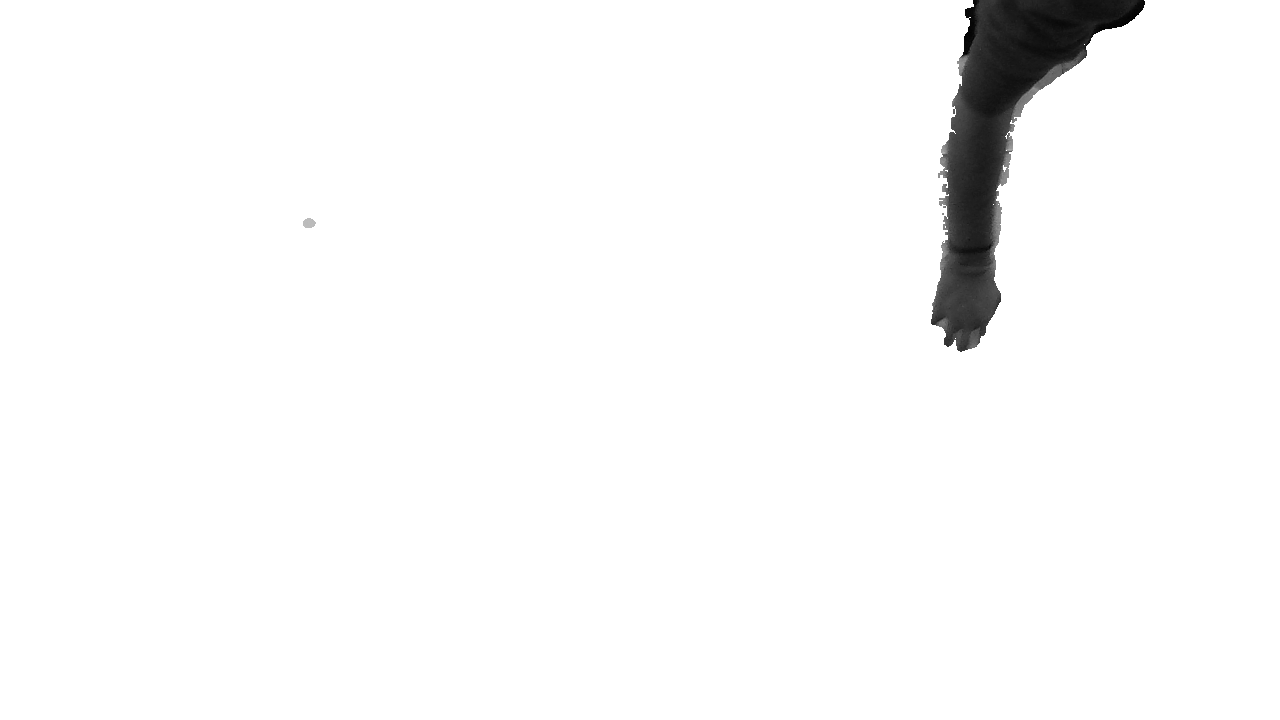
#> input picture TopDownTracking/data/1623508062.png, 1280 x 720 px
$ jupyter execute detector.ipynb   (shell and % lines are left out)
#> lines starting #> are read from the running program, lines starting #| are printed output that depends on the picture; after the words box and inside, x2 and y2 are one past the last pixel; in counts of white or black regions, pixels touching at a corner belong together
[cell 1]
import numpy as np
import cv2 as cv
from matplotlib import pyplot as plt
import mayavi

[cell 2]
def imshow(img):
    plt.figure(figsize = (10,10))
    plt.imshow(img, interpolation='nearest')
    plt.axis('off')
    plt.show()

[cell 3]
imgs = [
    "../data/1622821073.png", #0
    "../data/1622821834.png", #1
    "../data/1623405106.png", #2
    "../data/1623409367.png", #3
    "../data/1623421460.png", #4
    "../data/1623508062.png"  #5
]
activeImg = imgs[5]

greyMat = cv.imread(cv.samples.findFile(activeImg))
#> greyMat is the input picture: shape (720, 1280, 3); min 3, max 255, mean 248.9
if greyMat is None:
    sys.exit("Could not read the image.")
imshow(greyMat)

[cell 4]
blurMat = cv.GaussianBlur(greyMat, (5, 5), 0)
imshow(blurMat)

[cell 5]
prop_threshold = 0.6
prop_threshold_max = 255.0
ret, threshMat = cv.threshold(blurMat, prop_threshold * 255.0, prop_threshold_max, cv.THRESH_BINARY);
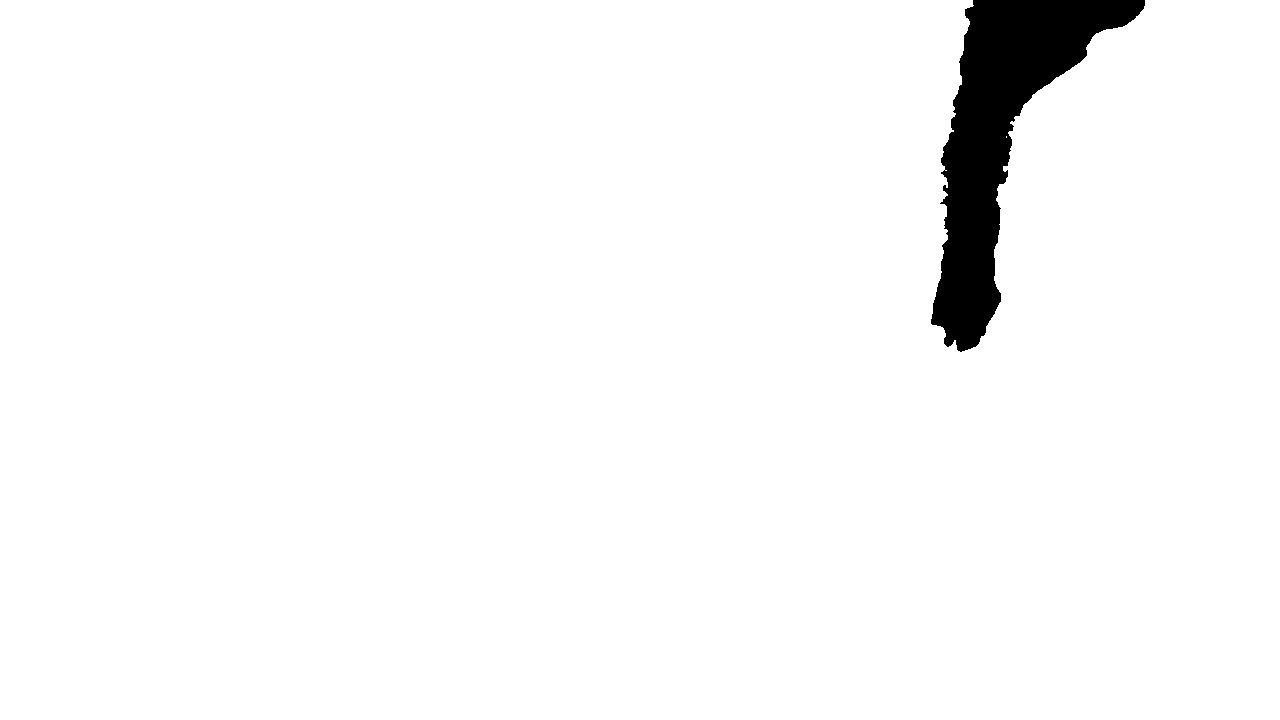
#> threshMat: shape (720, 1280, 3); 97.1% white; 1 black region, box (x1, y1, x2, y2) and area: (931, 0, 1145, 352) 26669
#> ret = 153
imshow(threshMat)

[cell 6]
prop_morph_kernel = 23
morphKernel = cv.getStructuringElement(cv.MORPH_RECT, (prop_morph_kernel, prop_morph_kernel), (-1, -1));
morphMat = cv.morphologyEx(threshMat, cv.MORPH_OPEN, morphKernel);
#> morphMat: shape (720, 1280, 3); 97% white; 1 black region, box (x1, y1, x2, y2) and area: (931, 0, 1145, 352) 27200
morphMat = cv.morphologyEx(morphMat, cv.MORPH_CLOSE, morphKernel);
#> morphMat: shape (720, 1280, 3); 97.1% white; 1 black region, box (x1, y1, x2, y2) and area: (934, 0, 1141, 347) 26960
imshow(morphMat)

[cell 7]
morphMat2 = morphMat.copy()

min_area = 25 * 25
max_area = 300 * 300

# Add white border to isolate contours from border
h, w, _ = morphMat2.shape
cv.rectangle(morphMat2, (0, 0), (w, h), (255,255,255), 100)
#> morphMat2: shape (720, 1280, 3); 97.9% white; 1 black region, box (x1, y1, x2, y2) and area: (934, 51, 1087, 347) 19211

morphMat2 = cv.cvtColor(morphMat2, cv.COLOR_BGR2GRAY)
#> morphMat2: shape (720, 1280); 97.9% white; 1 black region
contours, hierarchy = cv.findContours(morphMat2, cv.RETR_TREE, cv.CHAIN_APPROX_SIMPLE)
#> contours = 2 contours; box (x1, y1, x2, y2) and area: (0, 0, 1280, 720) 919601, (933, 50, 1088, 348) 19598

outMat = greyMat.copy()

for i, c in enumerate(contours):
    area = cv.contourArea(c)
    discarded = True
    if area > min_area and area < max_area:
        cv.drawContours(outMat, [contours[1]], -1, (255,0,0), 3)
        discarded = False
    discardedStr = '(discarded)' if discarded else ''
    print(f'{i}: {area} {discardedStr}')
#> this loop made 2 passes
#> (area, discarded, discardedStr) on pass 2: (19598.5, False, '')
#> (printed output is left out)
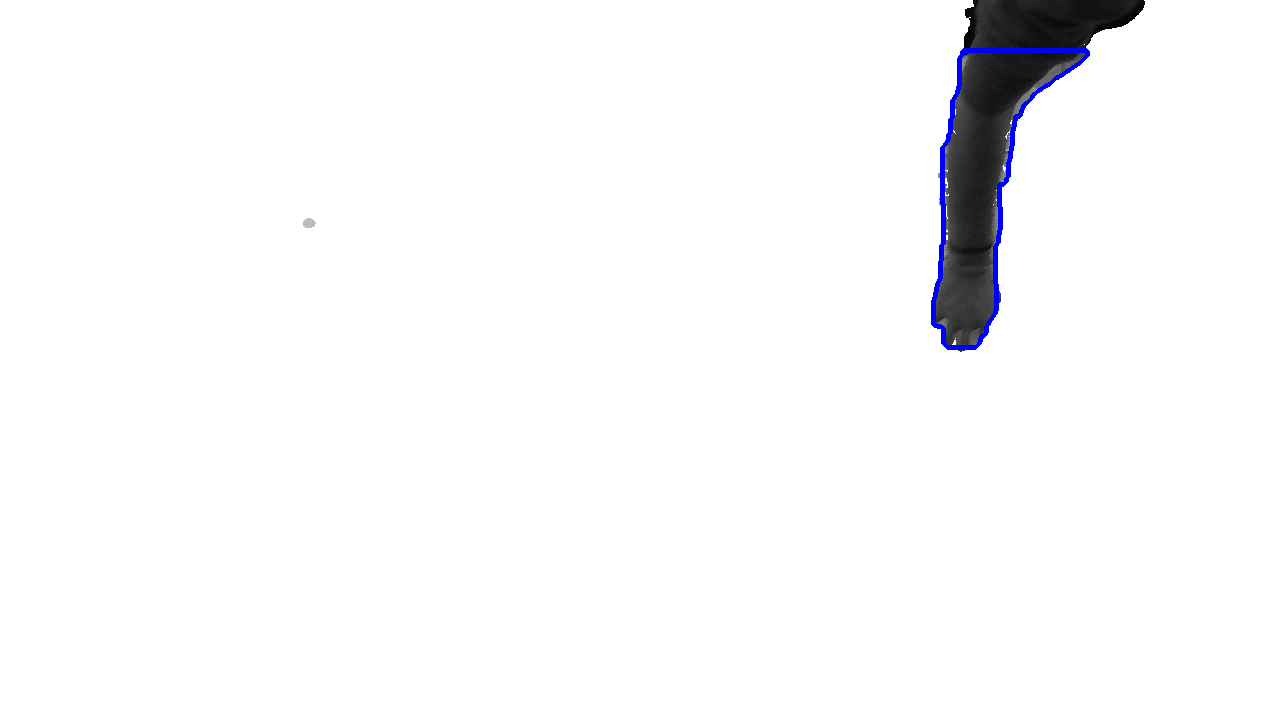
#> outMat: shape (720, 1280, 3); 0.42% of pixels changed, all inside (x1, y1, x2, y2) = (931, 48, 1090, 350)
imshow(outMat)

[cell 8]
cnt = contours[1]
#> cnt = contour of 155 points, box (x1, y1, x2, y2) (933, 50, 1088, 348), area 19598
outMat2 = outMat.copy()

rect = cv.minAreaRect(cnt)
#> rect = ((977.3, 184.5), (326.4, 119.6), -70.37)
box = cv.boxPoints(rect) # cv2.boxPoints(rect) for OpenCV 3.x
#> box = [[978.8, 358.3], [866.2, 318.2], [975.9, 10.72], [1088.5, 50.88]]
box = np.int0(box)
#> box = [[978, 358], [866, 318], [975, 10], [1088, 50]]
cv.drawContours(outMat2,[box],0,(0,0,255),2)
#> outMat2: shape (720, 1280, 3); 0.26% of pixels changed, all inside (x1, y1, x2, y2) = (865, 9, 1090, 360)
imshow(outMat2)

[cell 9]
box2 = box
#> box2 = [[978, 358], [866, 318], [975, 10], [1088, 50]]
outMat3 = outMat2.copy()

sls = [ # sideLengths
    [0, np.linalg.norm(box2[0] - box2[1]), box2[0], box2[1], box2[2], box2[3]],
    [1, np.linalg.norm(box2[1] - box2[2]), box2[1], box2[2], box2[3], box2[0]],
    [2, np.linalg.norm(box2[2] - box2[3]), box2[2], box2[3], box2[0], box2[1]],
    [3, np.linalg.norm(box2[3] - box2[0]), box2[3], box2[0], box2[1], box2[2]],
]
#> sls = [[0, 118.9, [978, 358], [866, 318], [975, 10], [1088, 50]], [1, 326.7, [866, 318], [975, 10], [1088, 50], [978, 358]], [2, 119.9, [975, 10], [1088, 50], [978, 358], [866, 318]], [3, 327.1, [1088, 50], [978, 358], [866, 318], [975, 10]]]
sls = sorted(sls, key=lambda p: p[1])
#> sls = [[0, 118.9, [978, 358], [866, 318], [975, 10], [1088, 50]], [2, 119.9, [975, 10], [1088, 50], [978, 358], [866, 318]], [1, 326.7, [866, 318], [975, 10], [1088, 50], [978, 358]], [3, 327.1, [1088, 50], [978, 358], [866, 318], [975, 10]]]

rects = []
for i in range(2):
    _, length, x1, x2, x3, x4 = sls[i]
    v = x3 - x2 # direction
    v_hat = v / np.linalg.norm(v) # unit vector
    x3_new = x2 + (v_hat * length)
    x4_new = x1 + (v_hat * length)
    rect = np.int0([x1, x2, x3_new, x4_new])
    center = np.int0(x1 + ((x3_new - x1) / 2))
    rects.append([rect, center, False])
#> this loop made 2 passes
#> (length, x3, x4, v, v_hat, x3_new, x4_new, rect) on passes 1 to 2: (118.9, [975, 10], [1088, 50], [109, -308], [0.334, -0.943], [905.7, 205.9], [1017.7, 245.9], [[978, 358], [866, 318], [905, 205], [1017, 245]]), (119.9, [978, 358], [866, 318], [-110, 308], [-0.336, 0.942], [1047.7, 162.9], [934.7, 122.9], [[975, 10], [1088, 50], [1047, 162], [934, 122]])
#> after the loop, rects = [[[[978, 358], [866, 318], [905, 205], [1017, 245]], [941, 281], False], [[[975, 10], [1088, 50], [1047, 162], [934, 122]], [1011, 86], False]]

h, w, _ = outMat3.shape
img_center = np.int0([w / 2, h / 2])
r1, r2 = rects
#> r1 = [[[978, 358], [866, 318], [905, 205], [1017, 245]], [941, 281], False]; r2 = [[[975, 10], [1088, 50], [1047, 162], [934, 122]], [1011, 86], False]
dist2center1 = np.linalg.norm(img_center - r1[1])
#> dist2center1 = 311.2
dist2center2 = np.linalg.norm(img_center - r2[1])
#> dist2center2 = 461.2
dist2vertEdge1 = np.min([r1[1][0], w - r1[1][0]])
#> dist2vertEdge1 = 339
dist2vertEdge2 = np.min([r2[1][0], w - r2[1][0]])
#> dist2vertEdge2 = 269
dist2horizEdge1 = np.min([r1[1][1], h - r1[1][1]])
#> dist2horizEdge1 = 281
dist2horizEdge2 = np.min([r2[1][1], h - r2[1][1]])
#> dist2horizEdge2 = 86

maxCenterDist = img_center
maxVertDist = img_center[0]
maxHorizDist = img_center[1]

score1 = dist2center1 + (img_center[0] - dist2vertEdge1) + (img_center[1] - dist2horizEdge1)
#> score1 = 691.2
score2 = dist2center2 + (img_center[0] - dist2vertEdge2) + (img_center[1] - dist2horizEdge2)
#> score2 = 1106.2
if score1 < score2:
    rects[0][2] = True
else:
    rects[1][2] = True

for i in range(2):
    color = (255,255,0) if rects[i][2] else (0, 0, 255)
    cv.drawContours(outMat3, [rects[i][0]], 0, color, 3) # draw box
    cv.circle(outMat3, tuple(rects[i][1]), 5, color, -1) # draw center
#> this loop made 2 passes
#> color on passes 1 to 2: (255, 255, 0), (0, 0, 255)
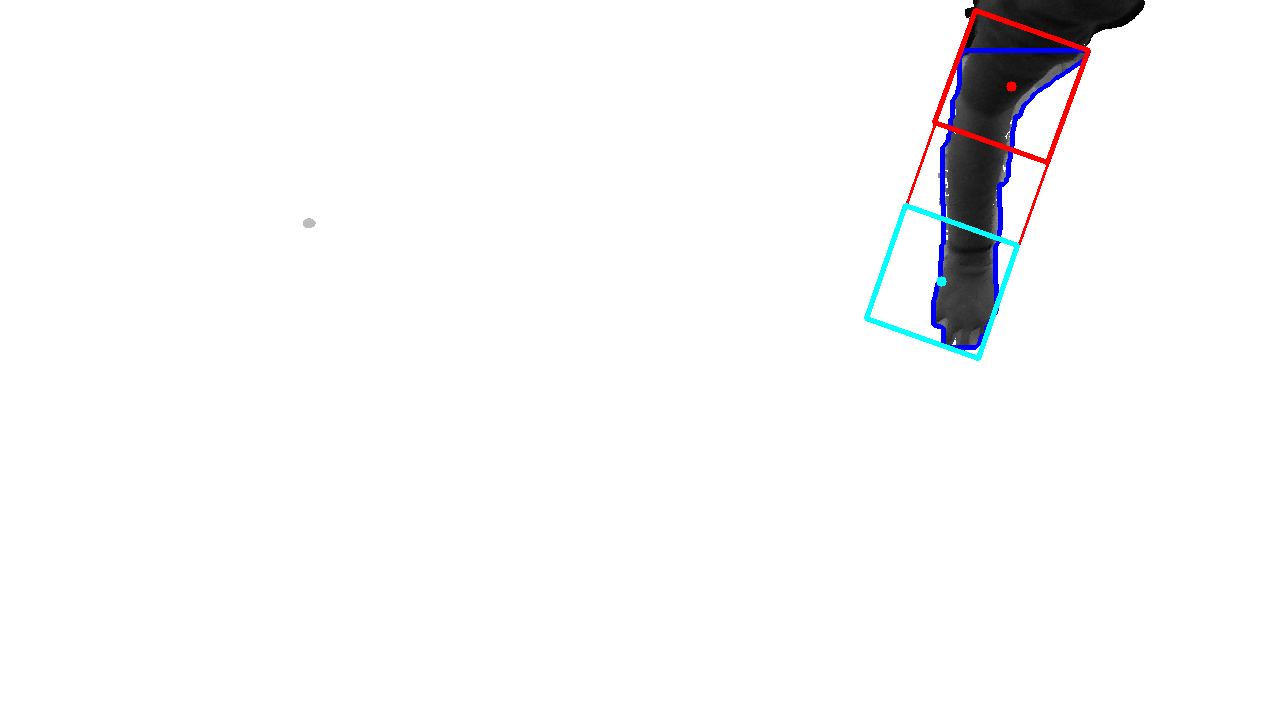
#> outMat3: shape (720, 1280, 3); mean B, G, R 248.8, 247.9, 248

imshow(outMat3)

[cell 10]
outMat4 = greyMat.copy()

activeRect = rects[0][0] if rects[0][2] else rects[1][0]
#> activeRect = [[978, 358], [866, 318], [905, 205], [1017, 245]]

def shoelace(points): # area of triangle
    [x1,y1],[x2,y2],[x3,y3] = points
    return np.abs(0.5 * (((x2 - x1) * (y3 - y1)) - ((x3 - x1) * (y2 - y1))))
def pointInsideRotatedRect(p, rotatedRect):
    rp1, rp2, rp3, rp4 = rotatedRect
    area12p = shoelace([rp1, rp2, p])
    area23p = shoelace([rp2, rp3, p])
    area34p = shoelace([rp3, rp4, p])
    area41p = shoelace([rp4, rp1, p])
    areaPSum = area12p + area23p + area34p + area41p
    areaSum = shoelace([rp1, rp2, rp3]) + shoelace([rp1, rp4, rp3])
    return areaPSum <= areaSum

contour = contours[1]
#> contour has the same summary as cnt
newContour = []
for c in contour:
    if pointInsideRotatedRect(c[0], activeRect):
        newContour.append(c)
#> this loop made 155 passes
#> c on passes 15 to 17: [[1066, 71]], [[1063, 74]], [[1062, 74]]
newContour = np.array(newContour)

cv.drawContours(outMat4, [newContour], 0, (255, 0, 0), 3) # draw box

rect = cv.minAreaRect(newContour)
box3 = cv.boxPoints(rect) # cv2.boxPoints(rect) for OpenCV 3.x
box3 = np.int0(box3)
cv.drawContours(outMat4, [box3], 0, (0, 0, 255), 2)
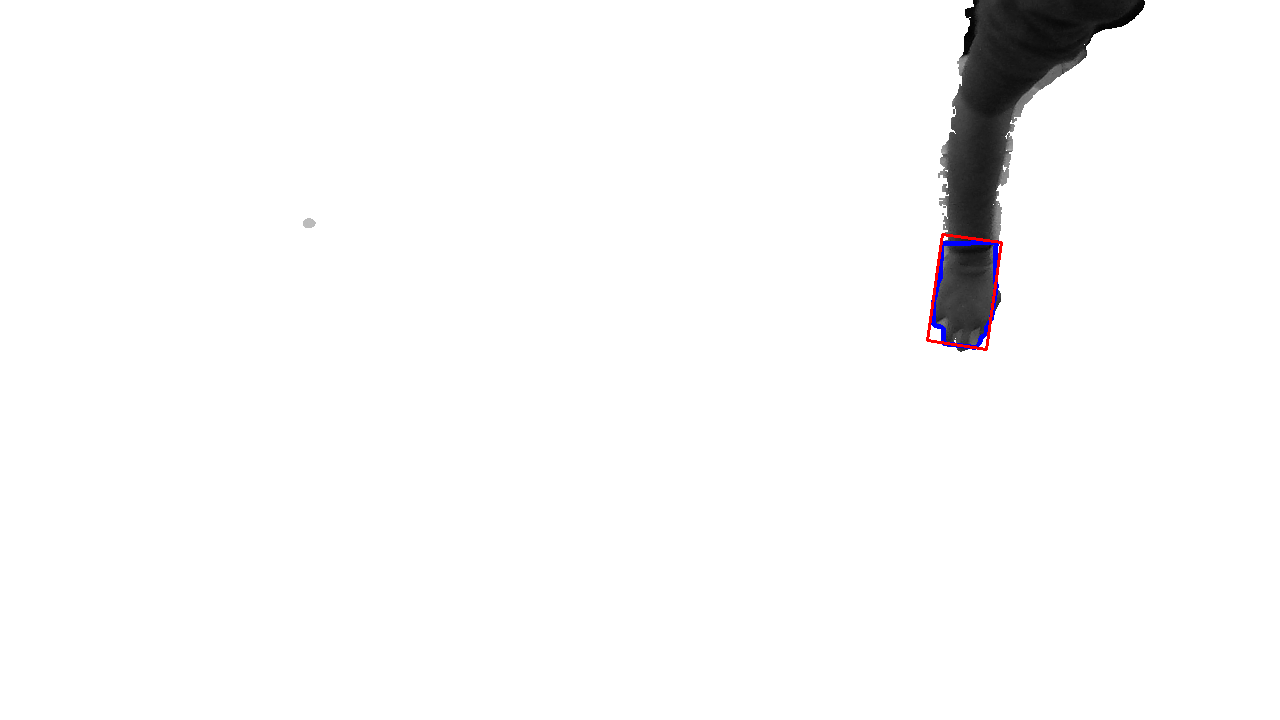
#> outMat4: shape (720, 1280, 3); mean B, G, R 248.8, 248.5, 248.8

imshow(outMat4)

$ run again, with TopDownTracking/data/1606824424.png copied over TopDownTracking/data/1623508062.png
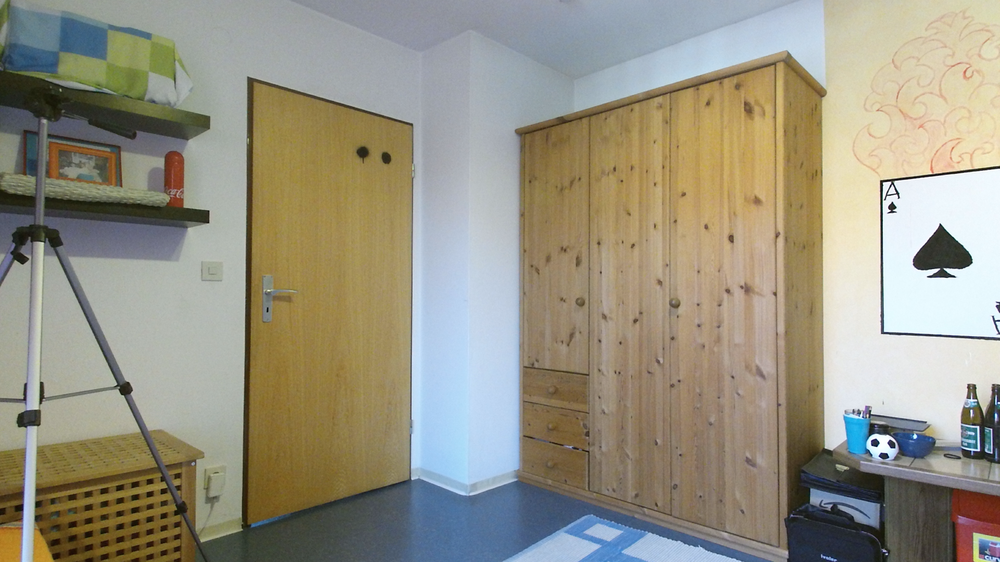
#> input picture TopDownTracking/data/1606824424.png, 1000 x 562 px, shrunk from 1920 x 1080 before the run
#> greyMat is the input picture: shape (562, 1000, 3); mean B, G, R 131, 147.3, 151.5
#> ret = 153
#> contours = 7 contours; box (x1, y1, x2, y2) and area: (0, 0, 1000, 562) 560439, (50, 90, 951, 513) 131114, (50, 50, 202, 264) 29011, (245, 80, 415, 193) 12681, (773, 60, 822, 136) 3091, (668, 302, 722, 329) 1376, (921, 236, 951, 279) 1119
#> the loop `for i, c in enumerate(contours):` made 7 passes
#> (area, discarded, discardedStr) on passes 2 to 7: (1376, False, ''), (1119, False, ''), (131114, True, '(discarded)'), (12681, False, ''), (3091, False, ''), (29011, False, '')
#> (printed output is left out)
#> after the loop `for i, c in enumerate(contours):`:
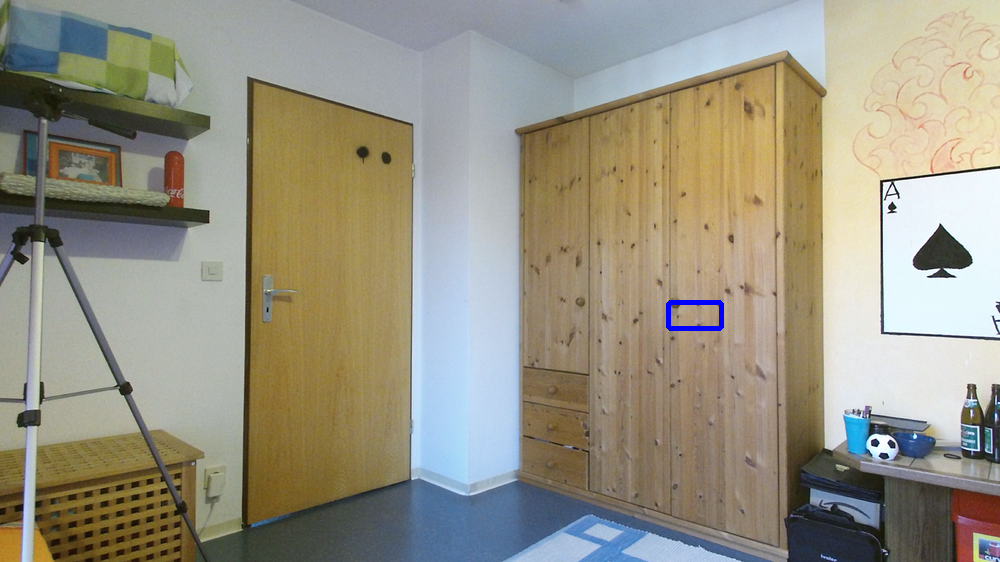
#> outMat: shape (562, 1000, 3); 0.14% of pixels changed, all inside (x1, y1, x2, y2) = (666, 300, 724, 331)
#> cnt = [[668, 303], [669, 302], [720, 302], [721, 303], [721, 327], [720, 328], [669, 328], [668, 327]]
#> `rect = cv.minAreaRect(cnt)`: rect = ((694.5, 315), (26, 53), -90)
#> box = [[721, 328], [668, 328], [668, 302], [721, 302]]
#> outMat2: shape (562, 1000, 3); 0.08% of pixels changed, all inside (x1, y1, x2, y2) = (667, 301, 723, 330)
#> `sls = [`: sls = [[0, 53, [721, 328], [668, 328], [668, 302], [721, 302]], [1, 26, [668, 328], [668, 302], [721, 302], [721, 328]], [2, 53, [668, 302], [721, 302], [721, 328], [668, 328]], [3, 26, [721, 302], [721, 328], [668, 328], [668, 302]]]
#> `sls = sorted(sls, key=lambda p: p[1])`: sls = [[1, 26, [668, 328], [668, 302], [721, 302], [721, 328]], [3, 26, [721, 302], [721, 328], [668, 328], [668, 302]], [0, 53, [721, 328], [668, 328], [668, 302], [721, 302]], [2, 53, [668, 302], [721, 302], [721, 328], [668, 328]]]
#> the loop `for i in range(2):` made 2 passes
#> (length, x3, x4, v, v_hat, rect, center) on passes 1 to 2: (26, [721, 302], [721, 328], [53, 0], [1, 0], [[668, 328], [668, 302], [694, 302], [694, 328]], [681, 315]), (26, [668, 328], [668, 302], [-53, 0], [-1, 0], [[721, 302], [721, 328], [695, 328], [695, 302]], [708, 315])
#> after the loop `for i in range(2):`: rects = [[[[668, 328], [668, 302], [694, 302], [694, 328]], [681, 315], False], [[[721, 302], [721, 328], [695, 328], [695, 302]], [708, 315], False]]
#> r1 = [[[668, 328], [668, 302], [694, 302], [694, 328]], [681, 315], False]; r2 = [[[721, 302], [721, 328], [695, 328], [695, 302]], [708, 315], False]
#> dist2center1 = 184.2
#> dist2center2 = 210.8
#> dist2vertEdge1 = 319
#> dist2vertEdge2 = 292
#> dist2horizEdge1 = 247
#> score1 = 399.2
#> score2 = 452.8
#> the loop `for i in range(2):` made 2 passes
#> color on passes 1 to 2: (255, 255, 0), (0, 0, 255)
#> after the loop `for i in range(2):`:
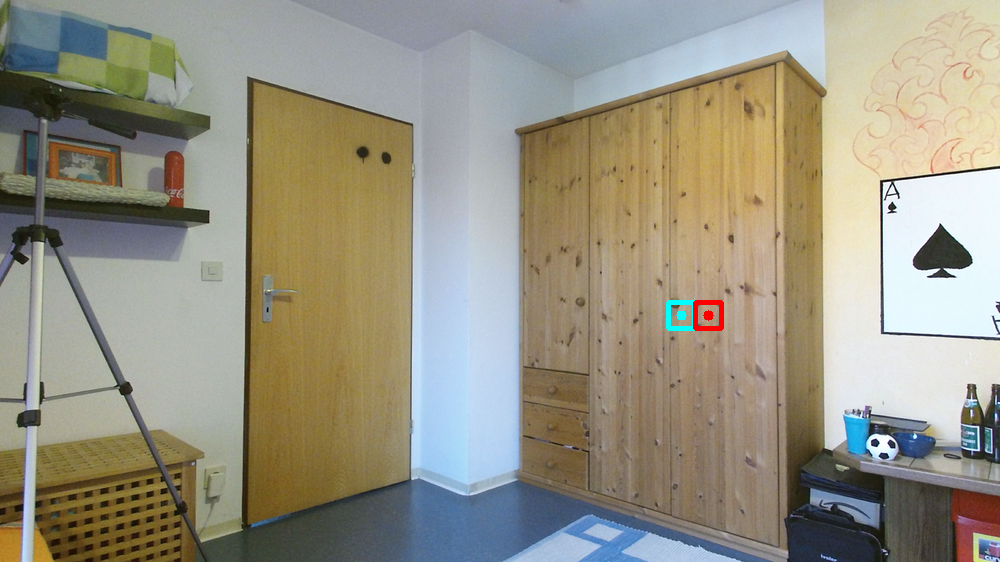
#> outMat3: shape (562, 1000, 3); mean B, G, R 131, 147.2, 151.4
#> activeRect = [[668, 328], [668, 302], [694, 302], [694, 328]]
#> contour has the same summary as cnt
#> the loop `for c in contour:` made 8 passes
#> (c, area12p in pointInsideRotatedRect, area23p in pointInsideRotatedRect, area34p in pointInsideRotatedRect, area41p in pointInsideRotatedRect, areaPSum in pointInsideRotatedRect) on passes 1 to 8: ([[668, 303]], 0, 13, 338, 325, 676), ([[669, 302]], 13, 0, 325, 338, 676), ([[720, 302]], 676, 0, 338, 338, 1352), ([[721, 303]], 689, 13, 351, 325, 1378), ([[721, 327]], 689, 325, 351, 13, 1378), ([[720, 328]], 676, 338, 338, 0, 1352), ([[669, 328]], 13, 338, 325, 0, 676), ([[668, 327]], 0, 325, 338, 13, 676)
#> after the loop `for c in contour:`: newContour = [[[668, 303]], [[669, 302]], [[669, 328]], [[668, 327]]]
#> `newContour = np.array(newContour)`: newContour = [[668, 303], [669, 302], [669, 328], [668, 327]]
#> `rect = cv.minAreaRect(newContour)`: rect = ((668.5, 315), (26, 1), -90)
#> box3 = [[669, 328], [668, 328], [668, 302], [669, 302]]
